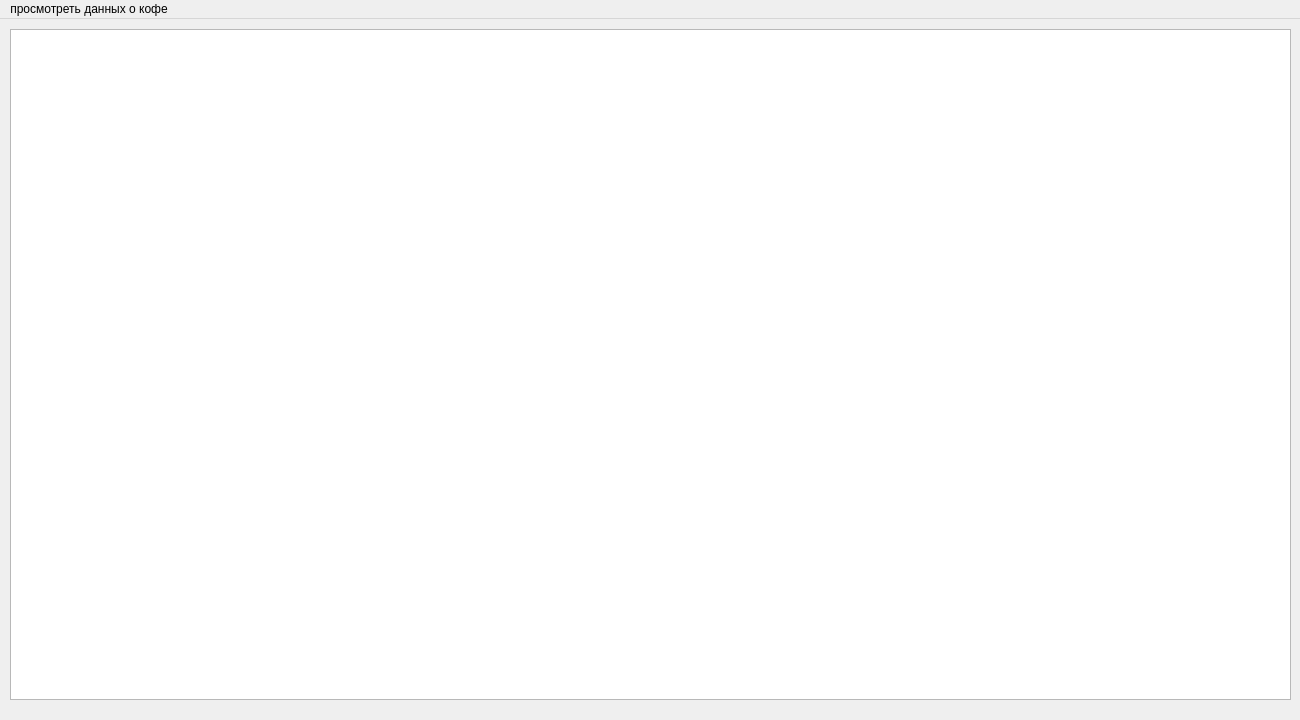
<?xml version="1.0" encoding="UTF-8"?>
<ui version="4.0">
 <class>MainWindow</class>
 <widget class="QMainWindow" name="MainWindow">
  <property name="geometry">
   <rect>
    <x>0</x>
    <y>0</y>
    <width>1300</width>
    <height>720</height>
   </rect>
  </property>
  <property name="windowTitle">
   <string>MainWindow</string>
  </property>
  <widget class="QWidget" name="centralwidget">
   <widget class="QTableWidget" name="tableWidget">
    <property name="geometry">
     <rect>
      <x>10</x>
      <y>10</y>
      <width>1281</width>
      <height>671</height>
     </rect>
    </property>
   </widget>
  </widget>
  <widget class="QMenuBar" name="menubar">
   <property name="geometry">
    <rect>
     <x>0</x>
     <y>0</y>
     <width>1300</width>
     <height>26</height>
    </rect>
   </property>
   <widget class="QMenu" name="menu">
    <property name="title">
     <string>просмотреть данных о кофе</string>
    </property>
    <addaction name="action"/>
    <addaction name="action_2"/>
   </widget>
   <addaction name="menu"/>
  </widget>
  <action name="action">
   <property name="text">
    <string>Открыть</string>
   </property>
  </action>
  <action name="action_2">
   <property name="text">
    <string>Закрыть</string>
   </property>
  </action>
 </widget>
 <resources/>
 <connections/>
</ui>
